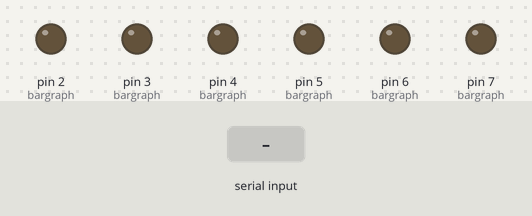
Recording of a sketch running on a simulated Arduino Uno, built with avr-gcc and run on an emulated ATmega328P. Parts: output pins drawn as LEDs (lit = HIGH). Dashed ring = blinking. Inputs (shaded band) come from the test bench. What the sketch prints to the serial monitor is not drawn.

Above: at 1.2 s.
1.3 s: byte 1 (1) received over Serial
At 1.45 s:
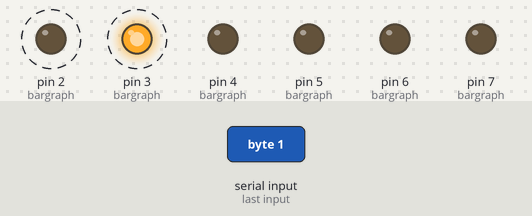
4.3 s: "1" received over Serial
At 4.7 s:
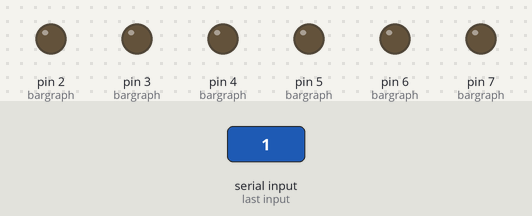
5.8 s: byte 2 (2) received over Serial
At 5.95 s:
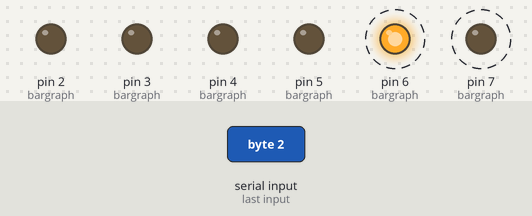
8.8 s: "0" received over Serial
At 9.3 s:
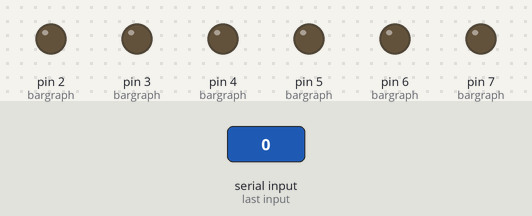
Timing chart, 0 to 11.3 s (numbered marks = the images above; inputs shaded):
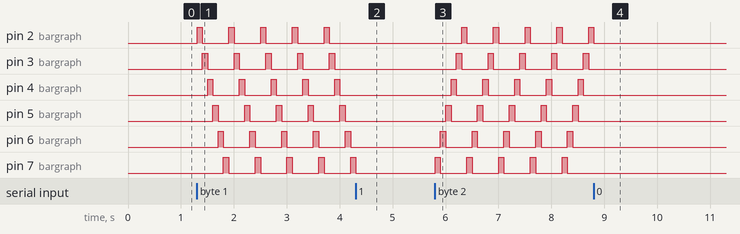

Measured:
- after the input at 1.3 s, pin 2 (bargraph): alternates HIGH for 0.10 s and LOW for 0.50 s, starting at once; pin 3 (bargraph): alternates HIGH for 0.10 s and LOW for 0.50 s, starting after 0.10 s
- after the input at 4.3 s, pin 2 (bargraph), pin 3 (bargraph), pin 4 (bargraph), pin 5 (bargraph), pin 6 (bargraph): stops changing and stays LOW; pin 7 (bargraph): goes on until 4.3 s, then stays LOW
- after the input at 5.8 s, pin 2 (bargraph): alternates HIGH for 0.10 s and LOW for 0.50 s, starting after 0.50 s; pin 3 (bargraph): alternates HIGH for 0.10 s and LOW for 0.50 s, starting after 0.40 s
- after the input at 8.8 s, pin 2 (bargraph): goes on until 8.8 s, then stays LOW; pin 3 (bargraph), pin 4 (bargraph), pin 5 (bargraph), pin 6 (bargraph), pin 7 (bargraph): stops changing and stays LOW

The sketch:

code_1.ino
```cpp
// Declaration de nos 6 LED
int LED2=2,LED3=3, LED4=4, LED5=5, LED6=6, LED7=7;
// tableau qui declare nos 6 LEDs
int bargraph[6] = {LED2, LED3, LED4, LED5, LED6, LED7};
//declare le message recu par le module
char msg_recu;

void setup() {
Serial.begin(9600);
for (int i=2; i<=7; i++) {
  pinMode(i, OUTPUT);
}
            }

void loop(){

  if(Serial.available()){
    while(Serial.available()){
      delay(3);
      msg_recu = Serial.read(); // Lire l'entree
      Serial.println(msg_recu);}
  }
  if(msg_recu == 1){
  for(int i=0; i<=5; i++){
  digitalWrite(bargraph[i], HIGH);
  delay(100);
  digitalWrite(bargraph[i], LOW);
  }
  }
  if(msg_recu == 2){
  for(int i=5; i>=0; i--){
  digitalWrite(bargraph[i], HIGH);
  delay(100);
  digitalWrite(bargraph[i], LOW);
  }
  }
}
```
